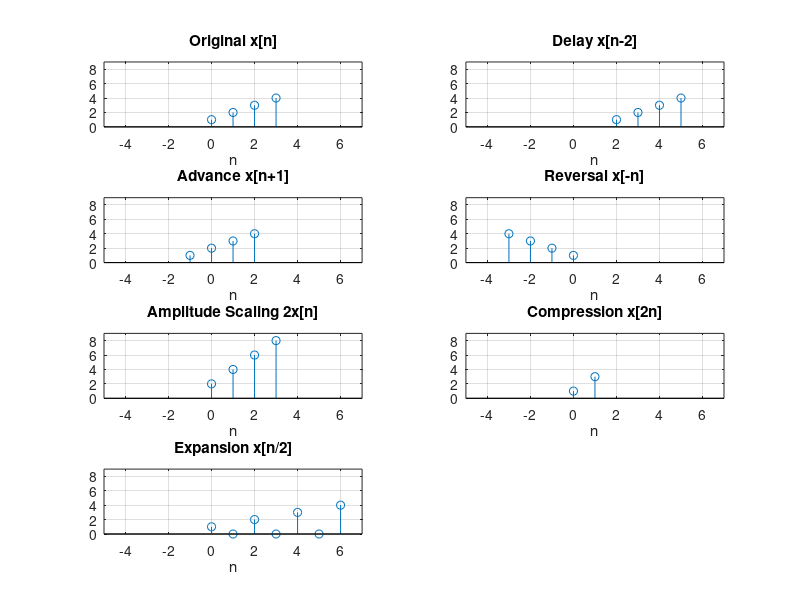

This figure's MATLAB source:
% =========================================================
% Problem 2: Signal Operations on x[n] = {1, 2, 3, 4}
% Time shifting, time reversal, amplitude scaling and
% time scaling (compression and expansion).
% Origin assumed at the first sample: x[0] = 1.
% =========================================================

clc;
clear;
close all;

% given signal x[n] = {1, 2, 3, 4}, starting from n = 0
n = 0:3;
x = [1 2 3 4];

% time shifting
n_delay = n + 2;        % x[n-2], shift right by 2
n_adv = n - 1;          % x[n+1], shift left by 1

% time reversal
n_rev = -fliplr(n);     % x[-n]
x_rev = fliplr(x);

% amplitude scaling
x_amp = 2 * x;          % 2x[n]

% time compression x[2n]
x_comp = x(1:2:end);            % keep every 2nd sample
n_comp = 0:length(x_comp)-1;

% time expansion x[n/2]
x_exp = zeros(1, 2*length(x)-1);
x_exp(1:2:end) = x;             % put zeros between samples
n_exp = 0:length(x_exp)-1;

figure;

subplot(4,2,1);
stem(n, x);
title('Original x[n]');
xlabel('n');
xlim([-5 7]);
ylim([0 9]);
grid on;

subplot(4,2,2);
stem(n_delay, x);
title('Delay x[n-2]');
xlabel('n');
xlim([-5 7]);
ylim([0 9]);
grid on;

subplot(4,2,3);
stem(n_adv, x);
title('Advance x[n+1]');
xlabel('n');
xlim([-5 7]);
ylim([0 9]);
grid on;

subplot(4,2,4);
stem(n_rev, x_rev);
title('Reversal x[-n]');
xlabel('n');
xlim([-5 7]);
ylim([0 9]);
grid on;

subplot(4,2,5);
stem(n, x_amp);
title('Amplitude Scaling 2x[n]');
xlabel('n');
xlim([-5 7]);
ylim([0 9]);
grid on;

subplot(4,2,6);
stem(n_comp, x_comp);
title('Compression x[2n]');
xlabel('n');
xlim([-5 7]);
ylim([0 9]);
grid on;

subplot(4,2,7);
stem(n_exp, x_exp);
title('Expansion x[n/2]');
xlabel('n');
xlim([-5 7]);
ylim([0 9]);
grid on;

% show results (first row = n, second row = value)
disp('Delay x[n-2]:');
disp([n_delay; x]);
disp('Advance x[n+1]:');
disp([n_adv; x]);
disp('Reversal x[-n]:');
disp([n_rev; x_rev]);
disp('Compression x[2n]:');
disp([n_comp; x_comp]);
disp('Expansion x[n/2]:');
disp([n_exp; x_exp]);
